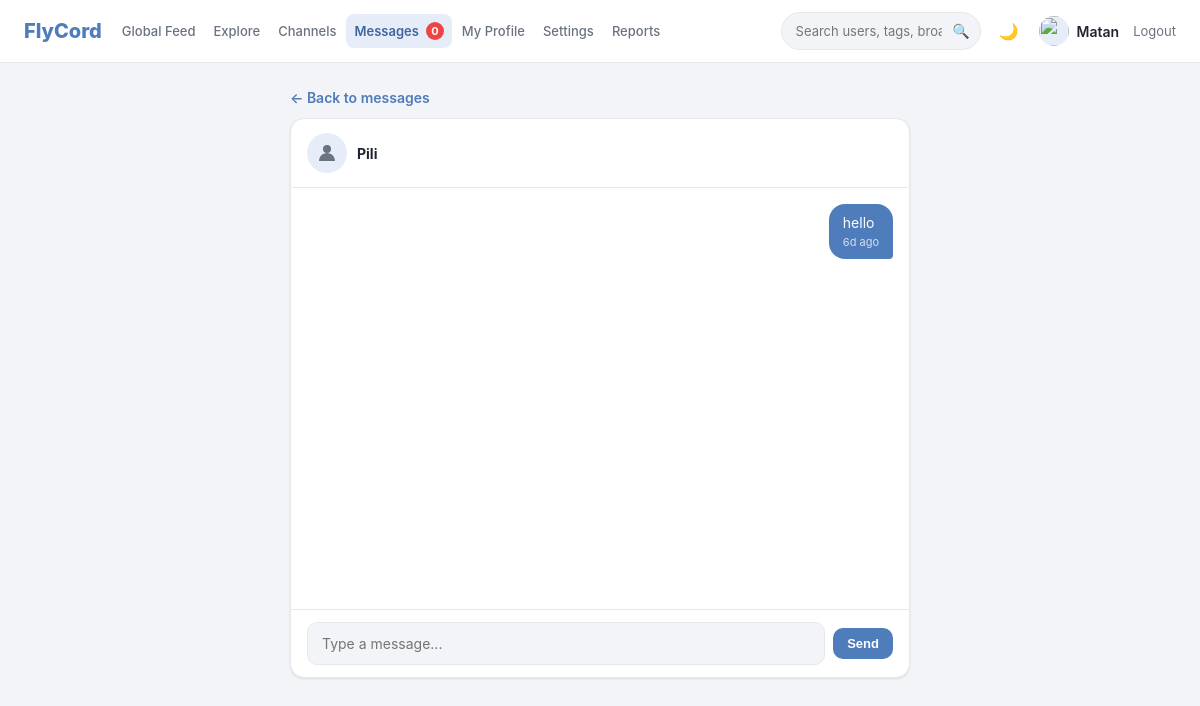
Screenshot of /messages/Pili (signed in) with the database file from the repository.
### tables this page shows
CREATE TABLE users (
            id INTEGER PRIMARY KEY AUTOINCREMENT,
            username TEXT UNIQUE NOT NULL,
            password_hash TEXT NOT NULL,
            avatar TEXT NOT NULL DEFAULT '🦁',
            avatar_image_filename TEXT,
            bio TEXT NOT NULL DEFAULT '',
            created_at TEXT NOT NULL
        , banned_until TEXT, is_verified INTEGER NOT NULL DEFAULT 0);

CREATE TABLE messages (
            id INTEGER PRIMARY KEY AUTOINCREMENT,
            sender_id INTEGER NOT NULL REFERENCES users(id) ON DELETE CASCADE,
            receiver_id INTEGER NOT NULL REFERENCES users(id) ON DELETE CASCADE,
            content TEXT NOT NULL DEFAULT '',
            created_at TEXT NOT NULL,
            is_read INTEGER NOT NULL DEFAULT 0
        );

### app.py (the view)
@app.route("/messages/<username>")
@login_required
def message_thread(username):
    db = get_db()
    uid = session["user_id"]
    partner = db.execute("SELECT * FROM users WHERE username = ?", (username,)).fetchone()
    if partner is None:
        abort(404)
    if partner["id"] == uid:
        abort(404)
    msgs = db.execute(
        """
        SELECT m.*, u.username, u.avatar FROM messages m
        JOIN users u ON u.id = m.sender_id
        WHERE (m.sender_id = ? AND m.receiver_id = ?)
           OR (m.sender_id = ? AND m.receiver_id = ?)
        ORDER BY m.created_at ASC
        """,
        (uid, partner["id"], partner["id"], uid),
    ).fetchall()
    db.execute(
        "UPDATE messages SET is_read = 1 WHERE sender_id = ? AND receiver_id = ? AND is_read = 0",
        (partner["id"], uid),
    )
    db.commit()
    last_id = msgs[-1]["id"] if msgs else 0
    return render_template(
        "message_thread.html", partner=partner, messages=msgs,
        last_id=last_id, max_len=MESSAGE_MAX_LEN,
    )

### app.py (called while the page is built, shortened)
def get_db():
    if "db" not in g:
        g.db = sqlite3.connect(DB_PATH)
        g.db.row_factory = sqlite3.Row
        g.db.execute("PRAGMA foreign_keys = ON")
    return g.db

def login_required(view):
    @wraps(view)
    def wrapped(*args, **kwargs):
        if not session.get("user_id"):
            flash("Please log in first.", "error")
            return redirect(url_for("login", next=request.path))
        user = current_user()
        if user is None:
            session.clear()
            flash("Your session expired — please log in again.", "error")
            return redirect(url_for("login", next=request.path))
        if is_user_banned(user):
            session.clear()
            flash(ban_message(user), "error")
            return redirect(url_for("login", next=request.path))
        return view(*args, **kwargs)
    return wrapped

def current_user():
    if "user_id" not in session:
        return None
    db = get_db()
    return db.execute(
        "SELECT * FROM users WHERE id = ?", (session["user_id"],)
    ).fetchone()

def is_admin_user(user):
    return bool(user) and user["username"] in ADMIN_USERNAMES

def is_verified_user(user):
    return bool(user) and bool(user["is_verified"])

def can_create_tags(user):
    return is_admin_user(user) or is_verified_user(user)

def can_create_channels(user):
    return is_admin_user(user) or is_verified_user(user)

def is_user_banned(user):
    if not user or not user["banned_until"]:
        return False

@app.context_processor
def inject_user():
    user = current_user()
    admin = is_admin_user(user)
    open_report_count = 0
    if admin:
        open_report_count = get_db().execute(
            "SELECT COUNT(*) c FROM reports WHERE status = 'open'"
        ).fetchone()["c"]
    return {
        "current_user": user,
        "is_admin": admin,
        "is_verified": is_verified_user(user),
        "can_create_tags": can_create_tags(user),
        "can_create_channels": can_create_channels(user),
        "admin_usernames": ADMIN_USERNAMES,
        "admin_open_report_count": open_report_count,
        "dark_theme": request.cookies.get("flycord_theme") == "dark",
    }

def versioned_static(filename):
    path = os.path.join(app.static_folder, filename)
    try:
        version = int(os.path.getmtime(path))
    except OSError:
        version = 0
    return f"{url_for('static', filename=filename)}?v={version}"

### templates/message_thread.html (shortened to what this page needs)
{% extends "base.html" %}
{% block content %}
<div class="grid grid-single">
  <section class="col-center">
    <a href="{{ url_for('messages_inbox') }}" class="back-link">← Back to messages</a>
    <div class="card chat-card">
      <div class="chat-header">
        {{ avatar_html(partner, 'avatar-md') }}
        <a class="post-username" href="{{ url_for('user_profile', username=partner['username']) }}">{{ partner['username'] }}</a>
      </div>
      <div class="chat-messages" id="chat-messages" data-partner="{{ partner['username'] }}" data-last-id="{{ last_id }}">
        {% for m in messages %}
        <div class="chat-bubble {{ 'mine' if m['sender_id'] == current_user['id'] else 'theirs' }}" data-msg-id="{{ m['id'] }}">
          {% if m['content'] %}<div class="bubble-text">{{ m['content'] }}</div>{% endif %}
          <div class="bubble-time">{{ m['created_at'] | time_ago }}</div>
        </div>
        {% else %}
        <div class="muted small" id="no-messages">Say hi to {{ partner['username'] }} 👋</div>
        {% endfor %}
      </div>
      <form method="post" action="{{ url_for('send_message', username=partner['username']) }}" id="chat-form" class="chat-form">
        <div class="chat-input-row">
          <input type="text" name="content" id="chat-input" maxlength="{{ max_len }}" placeholder="Type a message...">
          <button type="submit" class="btn btn-primary btn-small">Send</button>
        </div>
      </form>
    </div>
  </section>
</div>
{% endblock %}

### templates/base.html (shortened to what this page needs)
<!doctype html>
<html lang="en" class="{{ 'dark' if dark_theme else '' }}">
<head>
  <link rel="stylesheet" href="{{ versioned_static('css/style.css') }}">
</head>
<body>
  <header class="navbar">
    <div class="navbar-inner">
      <a class="brand" href="{{ url_for('feed') }}">FlyCord</a>
      {% if current_user %}
      <nav class="nav-links">
        <a class="nav-link {% if request.endpoint == 'feed' %}active{% endif %}" href="{{ url_for('feed') }}">Global Feed</a>
        <a class="nav-link {% if request.endpoint == 'explore' %}active{% endif %}" href="{{ url_for('explore') }}">Explore</a>
        <a class="nav-link {% if request.endpoint == 'channels_list' %}active{% endif %}" href="{{ url_for('channels_list') }}">Channels</a>
        <a class="nav-link {% if request.endpoint in ['messages_inbox','message_thread'] %}active{% endif %}" href="{{ url_for('messages_inbox') }}">
          Messages
          <span id="unread-badge" class="unread-badge" hidden>0</span>
        </a>
        <a class="nav-link {% if request.endpoint in ['profile_redirect','user_profile'] %}active{% endif %}" href="{{ url_for('profile_redirect') }}">My Profile</a>
        <a class="nav-link {% if request.endpoint == 'settings' %}active{% endif %}" href="{{ url_for('settings') }}">Settings</a>
        {% if is_admin %}
        <a class="nav-link {% if request.endpoint == 'admin_reports' %}active{% endif %}" href="{{ url_for('admin_reports') }}">
          Reports
        </a>
        {% endif %}
      </nav>
      <form class="search-form" action="{{ url_for('search') }}" method="get">
        <input type="text" name="q" placeholder="Search users, tags, broadcasts..."
               value="{{ request.args.get('q', '') }}">
        <button type="submit" class="icon-btn" title="Search">🔍</button>
      </form>
      {% endif %}
      <div class="navbar-right">
        <button id="theme-toggle" class="icon-btn" title="Toggle dark mode">🌙</button>
        {% if current_user %}
          <div class="user-chip">
            {{ avatar_html(current_user, 'avatar-sm') }}
            <span class="username">{{ current_user['username'] }}</span>
          </div>
          <a class="logout-link" href="{{ url_for('logout') }}">Logout</a>
        {% endif %}
      </div>
    </div>
  </header>
  <main class="page">
    {% block content %}{% endblock %}
  </main>
</body>
</html>

### rows the page displays
users: username "Matan"
users: username "Pili"
messages: content "hello", created_at "6d ago"
